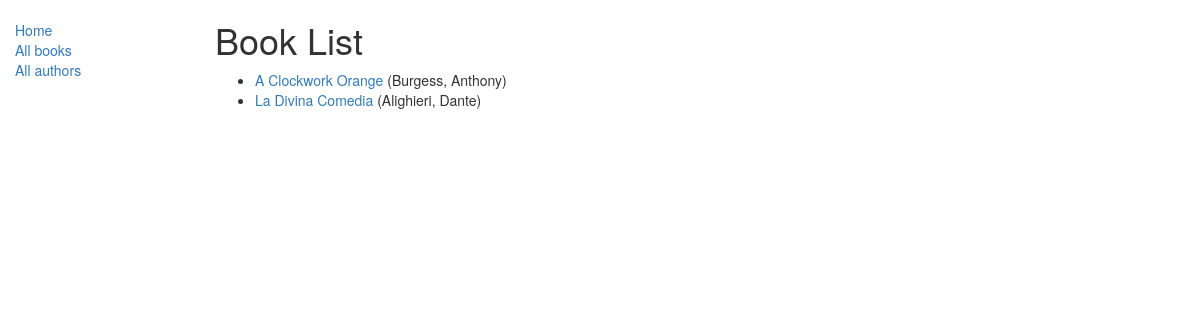
/catalog/books/, run on the app's committed database.
### catalog/models.py (models this page shows, shortened)
class Book(models.Model):
    title = models.CharField(max_length=200)
    author = models.ForeignKey('Author', on_delete=models.SET_NULL, null=True)
    summary = models.TextField(max_length=1000, help_text="Enter a brief description of the book")
    isbn = models.CharField('ISBN', max_length=13,
                            help_text='13 Character <a href="https://www.isbn-international.org/content/what-isbn">'
                                      'ISBN number</a>')
    genre = models.ManyToManyField(Genre, help_text="Select a genre for this book")
    language = models.ForeignKey('Language', on_delete=models.SET_NULL, help_text="Select the language of the book",
                                 null=True)
    def display_genre(self):
        return ', '.join([genre.name for genre in self.genre.all()[:3]])
    display_genre.short_description = 'Genre'
    def get_absolute_url(self):
        return reverse('book-detail', args=[str(self.id)])

class Author(models.Model):
    first_name = models.CharField(max_length=100)
    last_name = models.CharField(max_length=100)
    date_of_birth = models.DateField(null=True, blank=True)
    date_of_death = models.DateField('Died', null=True, blank=True)
    def __str__(self):
        return '%s, %s' % (self.last_name, self.first_name)

### catalog/views.py (the view)
class BookListView(generic.ListView):
        model = Book
        paginate_by = 10

### catalog/templates/catalog/book_list.html
{% extends "base_generic.html" %}
{% block content %}
    <h1>Book List</h1>
    {% if book_list %}
    <ul>
      {% for book in book_list %}
      <li>
        <a href="{{ book.get_absolute_url }}">{{ book.title }}</a> ({{book.author}})
      </li>
      {% endfor %}
    </ul>
    {% else %}
      <p>There are no books in the library.</p>
    {% endif %}
{% endblock %}

### data on the page
Book: title "A Clockwork Orange", author "Burgess, Anthony"
Book: title "La Divina Comedia", author "Alighieri, Dante"
